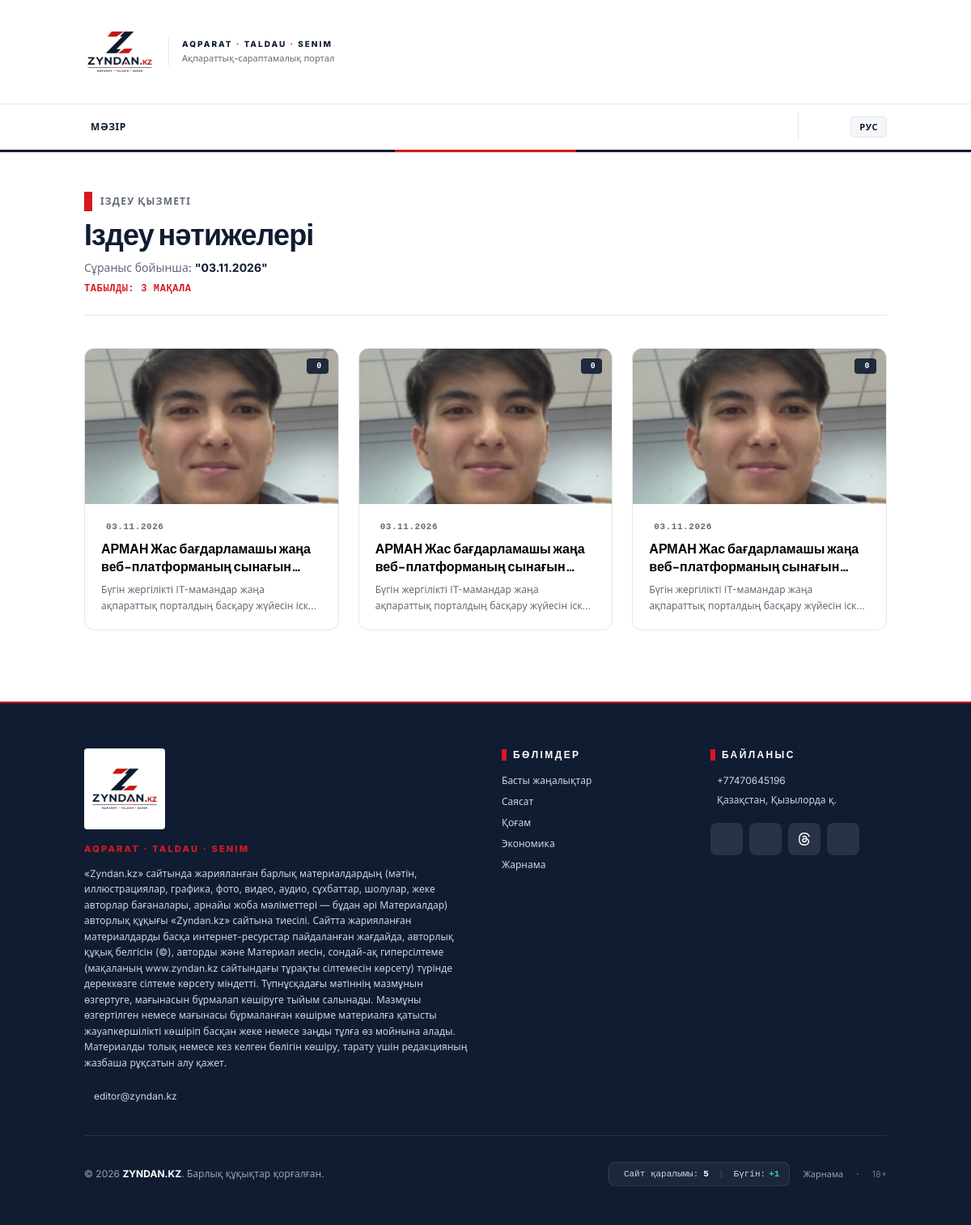
Before: /search?date=2026-11-03 with the older database file.
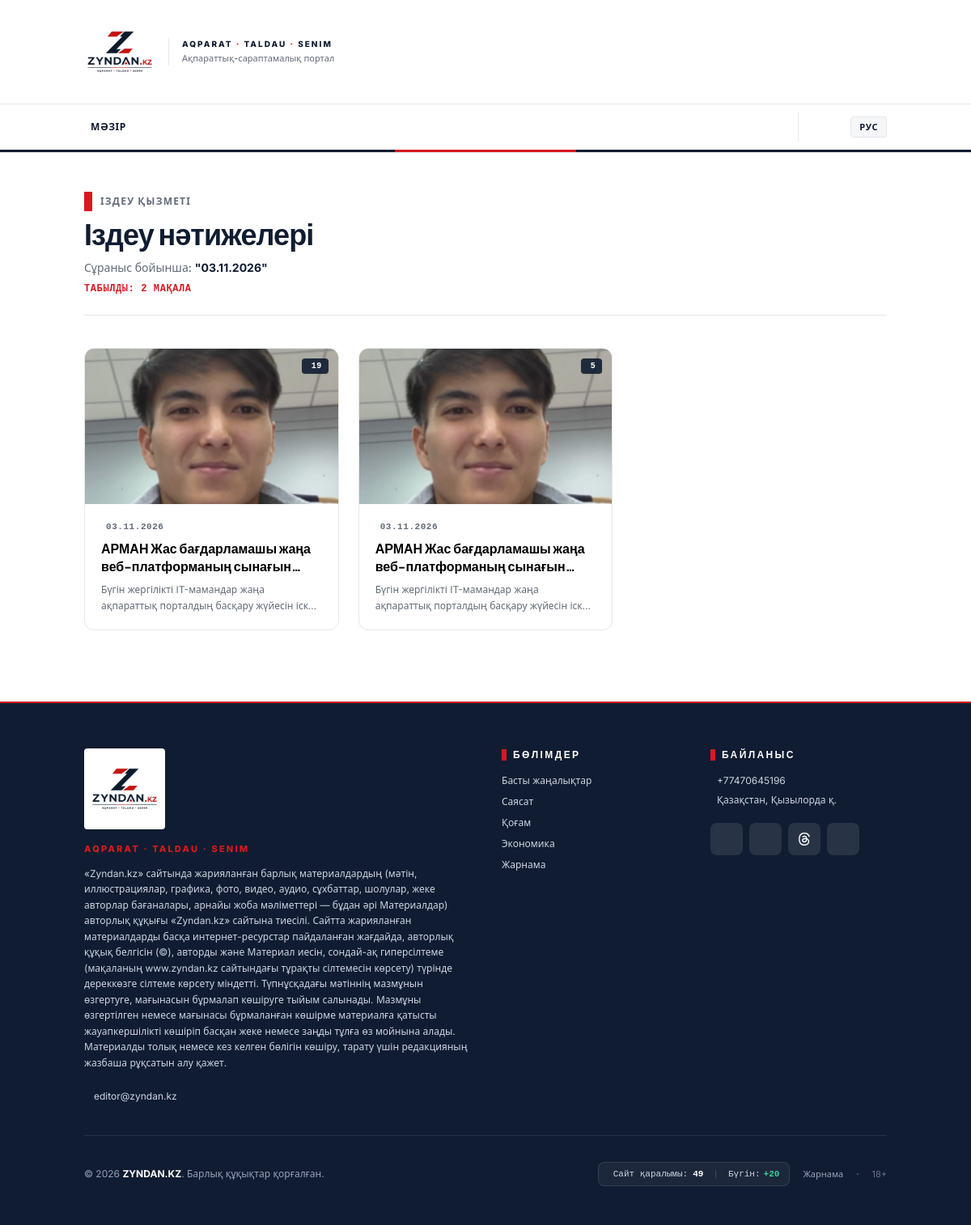
After: the same page with the newer database file.
### tables this page shows
CREATE TABLE `posts` (
  `id` int NOT NULL AUTO_INCREMENT,
  `category_id` int DEFAULT NULL,
  `user_id` int DEFAULT NULL,
  `title_kz` varchar(255) NOT NULL,
  `slug_kz` varchar(255) NOT NULL,
  `content_kz` text NOT NULL,
  `excerpt_kz` text,
  `title_ru` varchar(255) DEFAULT NULL,
  `slug_ru` varchar(255) DEFAULT NULL,
  `content_ru` text,
  `excerpt_ru` text,
  `image` varchar(255) DEFAULT NULL,
  `views` int DEFAULT '0',
  `status` enum('draft','published') DEFAULT 'draft',
  `is_featured` tinyint(1) DEFAULT '0',
  `is_announcement` tinyint(1) DEFAULT '0',
  `published_at` timestamp NULL DEFAULT NULL,
  `created_at` timestamp NULL DEFAULT CURRENT_TIMESTAMP,
  `updated_at` timestamp NULL DEFAULT CURRENT_TIMESTAMP ON UPDATE CURRENT_TIMESTAMP,
  PRIMARY KEY (`id`),
  UNIQUE KEY `slug_kz` (`slug_kz`),
  KEY `category_id` (`category_id`),
  KEY `user_id` (`user_id`),
  KEY `idx_slug_kz` (`slug_kz`),
  KEY `idx_slug_ru` (`slug_ru`),
  KEY `idx_status` (`status`),
  KEY `idx_published_at` (`published_at`),
  KEY `idx_views` (`views`),
  KEY `idx_featured` (`is_featured`),
  KEY `idx_announcement` (`is_announcement`),
  FULLTEXT KEY `idx_search_kz` (`title_kz`,`content_kz`),
  FULLTEXT KEY `idx_search_ru` (`title_ru`,`content_ru`),
  CONSTRAINT `posts_ibfk_1` FOREIGN KEY (`category_id`) REFERENCES `categories` (`id`) ON DELETE SET NULL,
  CONSTRAINT `posts_ibfk_2` FOREIGN KEY (`user_id`) REFERENCES `users` (`id`) ON DELETE SET NULL
);

### app/views/search/results.php (the view, shortened to what the changed rows need)
<?php
require_once __DIR__ . '/../partials/_header.php';
require_once __DIR__ . '/../partials/_navigation.php';
?>
<main class="container mx-auto px-4 py-8 md:py-12">
    <div class="mb-10 pb-6 border-b border-zyndan-border">
        <div class="flex items-center gap-2.5 mb-2">
            <span class="w-2.5 h-6 bg-zyndan-red inline-block"></span>
            <span class="text-xs font-bold uppercase tracking-widest text-zyndan-muted"><?= $lang === 'kz' ? 'Іздеу қызметі' : 'Служба поиска' ?></span>
        </div>
        <h1 class="text-2xl md:text-4xl font-black text-zyndan-navy dark:text-white tracking-tight mb-3">
            <?= $lang === 'kz' ? 'Іздеу нәтижелері' : 'Результаты поиска' ?>
        </h1>
        <?php if (!empty($query)): ?>
            <p class="text-sm text-zyndan-muted font-medium">
                <?= $lang === 'kz' ? 'Сұраныс бойынша' : 'По запросу' ?>:
                <span class="text-zyndan-navy dark:text-white font-bold">"<?= htmlspecialchars($query) ?>"</span>
            </p>
            <?php if (isset($totalResults)): ?>
                <p class="text-xs text-zyndan-red font-bold uppercase tracking-wider mt-2 font-mono">
                    <?= $lang === 'kz'
                        ? "Табылды: {$totalResults} мақала"
                        : "Найдено: {$totalResults} материалов" ?>
                </p>
            <?php endif; ?>
        <?php endif; ?>
    </div>
    <?php if (!empty($results)): ?>
        <div class="grid grid-cols-1 md:grid-cols-2 lg:grid-cols-3 gap-6 mb-10">
            <?php foreach ($results as $post): ?>
                <?php
                $postTitle = $lang === 'kz' ? ($post['title_kz'] ?? $post['title_ru']) : ($post['title_ru'] ?? $post['title_kz']);
                $postExcerpt = $lang === 'kz' ? ($post['excerpt_kz'] ?? $post['excerpt_ru']) : ($post['excerpt_ru'] ?? $post['excerpt_kz']);
                $postSlug = $lang === 'kz' ? $post['slug_kz'] : $post['slug_ru'];
                $categorySlug = $post['category_slug'] ?? '';
                $postImage = !empty($post['image']) ? '/uploads/medium/' . $post['image'] : 'https://placehold.co/400x300/101c31/FFF?text=ZYNDAN.KZ';
                ?>
                <a href="/<?= $lang === 'ru' ? 'ru/' : '' ?><?= $categorySlug ?>/<?= $postSlug ?>"
                    class="bg-white dark:bg-zyndan-navy border border-zyndan-border zyndan-card group cursor-pointer rounded-xl overflow-hidden flex flex-col">
                    <div class="relative h-48 overflow-hidden bg-zyndan-gray">
                        <img src="<?= $postImage ?>" alt="<?= htmlspecialchars($postTitle) ?>"
                            class="w-full h-full object-cover group-hover:scale-105 transition-transform duration-500">
                        <span class="absolute top-3 right-3 bg-zyndan-navy/90 text-white text-[10px] font-bold px-2 py-0.5 rounded shadow-sm tracking-wider uppercase flex items-center gap-1 font-mono">
                            <?= number_format($post['views'] ?? 0) ?>
                        </span>
                    </div>
                    <div class="p-5 flex flex-col flex-1 justify-between">
                        <div>
                            <div class="text-[11px] font-semibold text-zyndan-muted mb-2 flex items-center gap-1.5 uppercase tracking-wider font-mono">
                                <?= date('d.m.Y', strtotime($post['published_at'])) ?>
                            </div>
                            <h3 class="text-base font-bold leading-snug text-black dark:text-white group-hover:text-zyndan-red transition-colors mb-2 line-clamp-2">
                                <?= htmlspecialchars($postTitle) ?>
                            </h3>
                            <p class="text-xs text-zyndan-muted line-clamp-2 leading-relaxed">
                                <?= htmlspecialchars($postExcerpt ?? '') ?>
                            </p>
                        </div>
                    </div>
                </a>
            <?php endforeach; ?>
        </div>
    <?php endif; ?>
</main>
<?php require_once __DIR__ . '/../partials/_footer.php'; ?>

### app/views/partials/_footer.php (shortened to what the changed rows need)
<?php
$siteConfig = $siteConfig ?? require __DIR__ . '/../../../config/app.php';
if (!isset($siteViewsStats)) {
    require_once __DIR__ . '/../../models/PostModel.php';
    $_footerPostModel = new PostModel();
    $siteViewsStats = $_footerPostModel->recordSiteVisit(true);
}
?>
<footer class="bg-zyndan-navy text-white mt-auto relative border-t-2 border-zyndan-red">
    <div class="container mx-auto px-3 sm:px-4 pt-9 sm:pt-14 pb-8 sm:pb-12">
        <div class="grid grid-cols-1 md:grid-cols-4 gap-7 sm:gap-10 items-start pb-8 sm:pb-10 border-b border-white/10">
            <div class="md:col-span-2">
                <div class="flex items-center gap-4 mb-4">
                    <div class="zyndan-logo-wrapper bg-white rounded p-1.5">
                        <img src="/assets/zyndan-logo.jpg?v=2" alt="ZYNDAN.KZ">
                    </div>
                </div>
                <div class="text-[11px] font-extrabold uppercase tracking-[0.2em] text-zyndan-red mb-3">
                    Aqparat · Taldau · Senim
                </div>
                <p class="text-slate-300 text-xs max-w-xl leading-relaxed mb-6 font-normal">
                    «Zyndan.kz» сайтында жарияланған барлық материалдардың (мәтін, иллюстрациялар, графика, фото, видео, аудио, сұхбаттар, шолулар, жеке авторлар бағаналары, арнайы жоба мәліметтері — бұдан әрі Материалдар) авторлық құқығы «Zyndan.kz» сайтына тиесілі. Сайтта жарияланған материалдарды басқа интернет-ресурстар пайдаланған жағдайда, авторлық құқық белгісін (©), авторды және Материал иесін, сондай-ақ гиперсілтеме (мақаланың www.zyndan.kz сайтындағы тұрақты сілтемесін көрсету) түрінде дереккөзге сілтеме көрсету міндетті. Түпнұсқадағы мәтіннің мазмұнын өзгертуге, мағынасын бұрмалап көшіруге тыйым салынады. Мазмұны өзгертілген немесе мағынасы бұрмаланған көшірме материалға қатысты жауапкершілікті көшіріп басқан жеке немесе заңды тұлға өз мойнына алады. Материалды толық немесе кез келген бөлігін көшіру, тарату үшін редакцияның жазбаша рұқсатын алу қажет.
                </p>
                <div class="flex items-center gap-3 text-slate-300 text-xs">
                    <span><?= $siteConfig['contact_email'] ?? 'editor@zyndan.kz' ?></span>
                </div>
            </div>
            <div>
                <h4 class="text-xs font-bold uppercase tracking-[0.2em] text-white mb-4 flex items-center gap-2">
                    <span class="w-1.5 h-3.5 bg-zyndan-red"></span>
                    <?= $lang === 'ru' ? 'Разделы' : 'Бөлімдер' ?>
                </h4>
                <ul class="space-y-2.5 text-xs text-slate-300">
                    <li><a href="<?= $lang === 'ru' ? '/ru/' : '/' ?>" class="hover:text-zyndan-red transition-colors"><?= $lang === 'ru' ? 'Главные новости' : 'Басты жаңалықтар' ?></a></li>
                    <li><a href="/<?= ($lang === 'ru' ? 'ru/' : '') ?>sayasat" class="hover:text-zyndan-red transition-colors"><?= $lang === 'ru' ? 'Политика' : 'Саясат' ?></a></li>
                    <li><a href="/<?= ($lang === 'ru' ? 'ru/' : '') ?>qogam" class="hover:text-zyndan-red transition-colors"><?= $lang === 'ru' ? 'Общество' : 'Қоғам' ?></a></li>
                    <li><a href="/<?= ($lang === 'ru' ? 'ru/' : '') ?>ekonomika" class="hover:text-zyndan-red transition-colors"><?= $lang === 'ru' ? 'Экономика' : 'Экономика' ?></a></li>
                    <li><a href="/<?= ($lang === 'ru' ? 'ru/' : '') ?>ads" class="hover:text-zyndan-red transition-colors"><?= $lang === 'ru' ? 'Реклама на сайте' : 'Жарнама' ?></a></li>
                </ul>
            </div>
            <div>
                <h4 class="text-xs font-bold uppercase tracking-[0.2em] text-white mb-4 flex items-center gap-2">
                    <span class="w-1.5 h-3.5 bg-zyndan-red"></span>
                    <?= $lang === 'ru' ? 'Связь с редакцией' : 'Байланыс' ?>
                </h4>
                <div class="text-xs text-slate-300 space-y-2 mb-5">
                    <div class="flex items-center gap-2">
                        <span><?= $siteConfig['phone'] ?? '+77470645196' ?></span>
                    </div>
                    <div class="flex items-center gap-2">
                        <span><?= $siteConfig['address'] ?? 'Қазақстан, Қызылорда қ.' ?></span>
                    </div>
                </div>
                <div class="flex gap-2 text-xl">
                    <a href="<?= $siteConfig['social_instagram'] ?? 'https://www.instagram.com/zyndan.kz?utm_source=qr&dlrf=b3l2c3V0aHc3cnZ3' ?>" target="_blank" rel="noopener noreferrer" class="w-10 h-10 rounded-lg bg-white/10 hover:bg-zyndan-red transition-colors flex items-center justify-center text-white" title="Instagram">
                    </a>
                    <a href="<?= $siteConfig['social_facebook'] ?? 'https://www.facebook.com/people/Zyndan-KZ/pfbid02sXeGgRiiUymaiPHdx6LAw28LTstctiAbjSmXbrn9g95uC89JVM3Pptbf8eG6aYNRl/?rdid=dJfw75vxvx0rvdfP&share_url=https%3A%2F%2Fwww.facebook.com%2Fshare%2F19nmaGHaF2%2F%3Fref%3D1' ?>" target="_blank" rel="noopener noreferrer" class="w-10 h-10 rounded-lg bg-white/10 hover:bg-zyndan-red transition-colors flex items-center justify-center text-white" title="Facebook">
                    </a>
                    <a href="<?= $siteConfig['social_threads'] ?? 'https://www.threads.com/@zyndan.kz' ?>" target="_blank" rel="noopener noreferrer" class="w-10 h-10 rounded-lg bg-white/10 hover:bg-zyndan-red transition-colors flex items-center justify-center text-white" title="Threads">
                    </a>
                    <a href="<?= $siteConfig['social_whatsapp'] ?? 'https://wa.me/77470645196' ?>" target="_blank" rel="noopener noreferrer" class="w-10 h-10 rounded-lg bg-white/10 hover:bg-emerald-600 transition-colors flex items-center justify-center text-white" title="WhatsApp">
                    </a>
                </div>
            </div>
        </div>
        <div class="pt-8 flex flex-col md:flex-row justify-between items-center gap-4 text-xs text-slate-400">
            <div>
                © <?= date('Y') ?> <strong class="text-white">ZYNDAN.KZ</strong>. <?= $lang === 'ru' ? 'Все права защищены.' : 'Барлық құқықтар қорғалған.' ?>
            </div>
            <div class="flex flex-wrap items-center justify-center gap-4 text-[11px]">
                <div class="flex items-center gap-3 bg-white/5 border border-white/10 px-3 py-1.5 rounded-lg text-slate-300 font-mono" title="<?= $lang === 'ru' ? 'Статистика посещений сайта' : 'Сайт қаралымының статистикасы' ?>">
                    <span class="flex items-center gap-1.5">
                        <?= $lang === 'ru' ? 'Просмотры сайта:' : 'Сайт қаралымы:' ?>
                        <strong class="text-white"><?= number_format($siteViewsStats['total'] ?? 0) ?></strong>
                    </span>
                    <span class="text-white/20">|</span>
                    <span class="flex items-center gap-1">
                        <?= $lang === 'ru' ? 'Сегодня:' : 'Бүгін:' ?>
                        <strong class="text-emerald-400">+<?= number_format($siteViewsStats['today'] ?? 0) ?></strong>
                    </span>
                </div>
                <a href="/<?= ($lang === 'ru' ? 'ru/' : '') ?>ads" class="hover:text-white transition-colors"><?= $lang === 'ru' ? 'Реклама' : 'Жарнама' ?></a>
                <span>·</span>
                <span class="text-slate-500">18+</span>
            </div>
        </div>
    </div>
</footer>
</body>
</html>

Changed rows visible on the page:
removed posts: image (picture), views "0", published_at "03.11.2026", title_kz "АРМАН Жас бағдарламашы жаңа веб-платформаның…", excerpt_kz "Бүгін жергілікті IT-мамандар жаңа ақпараттық порталдың басқару жүйесін…"
changed posts (number 1 of 2 on the later page): views "0" → "19"
changed posts (number 2 of 2 on the later page): views "0" → "5"
Other visible differences:
$totalResults: "3" → "2"
$siteViewsStats['total']: "5" → "49"
$siteViewsStats['today']: "1" → "20"
